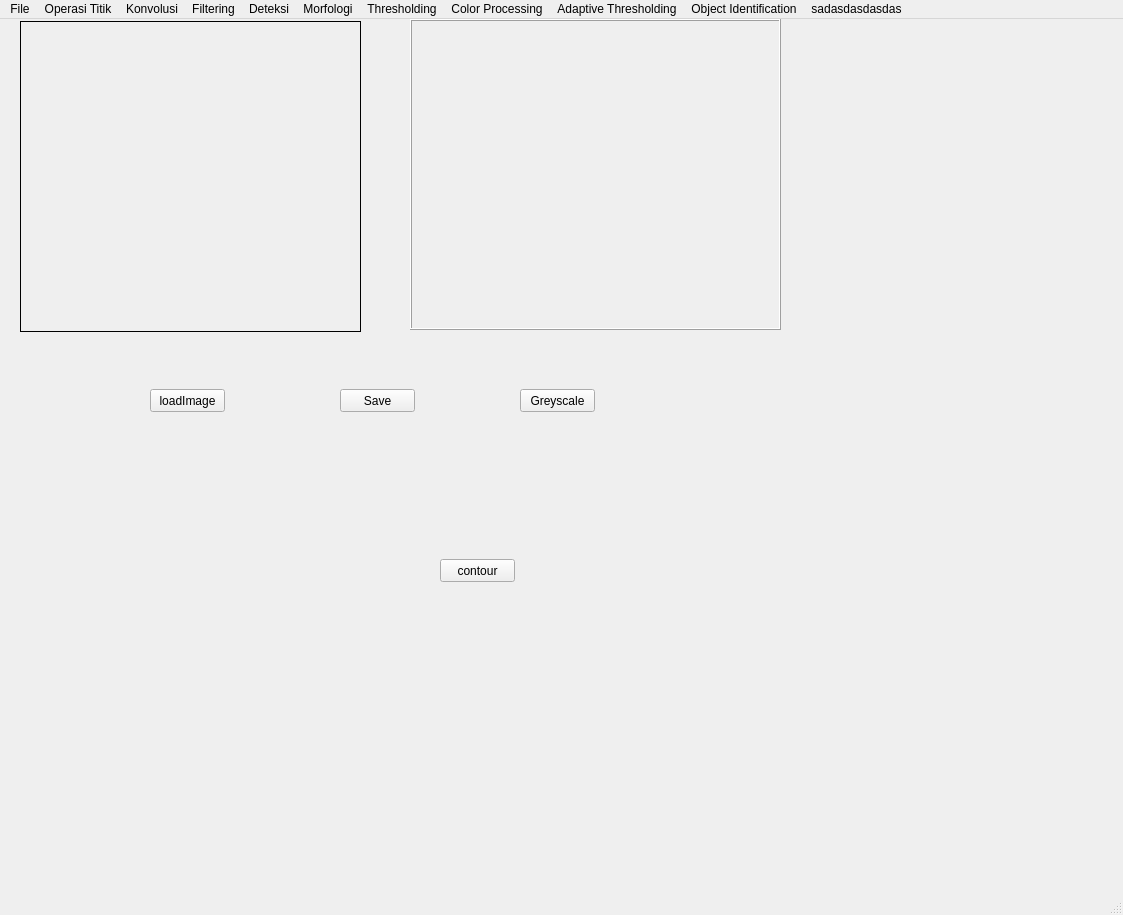
<?xml version="1.0" encoding="UTF-8"?>
<ui version="4.0">
 <class>MainWindow</class>
 <widget class="QMainWindow" name="MainWindow">
  <property name="geometry">
   <rect>
    <x>0</x>
    <y>0</y>
    <width>1123</width>
    <height>915</height>
   </rect>
  </property>
  <property name="windowTitle">
   <string>MainWindow</string>
  </property>
  <widget class="QWidget" name="centralwidget">
   <widget class="QLabel" name="imgLabel">
    <property name="geometry">
     <rect>
      <x>20</x>
      <y>2</y>
      <width>341</width>
      <height>311</height>
     </rect>
    </property>
    <property name="frameShape">
     <enum>QFrame::Box</enum>
    </property>
    <property name="frameShadow">
     <enum>QFrame::Plain</enum>
    </property>
    <property name="text">
     <string/>
    </property>
   </widget>
   <widget class="QPushButton" name="loadButton">
    <property name="geometry">
     <rect>
      <x>150</x>
      <y>370</y>
      <width>75</width>
      <height>23</height>
     </rect>
    </property>
    <property name="text">
     <string>loadImage</string>
    </property>
   </widget>
   <widget class="QLabel" name="grayLabel">
    <property name="geometry">
     <rect>
      <x>410</x>
      <y>0</y>
      <width>371</width>
      <height>311</height>
     </rect>
    </property>
    <property name="frameShape">
     <enum>QFrame::Box</enum>
    </property>
    <property name="frameShadow">
     <enum>QFrame::Raised</enum>
    </property>
    <property name="text">
     <string/>
    </property>
   </widget>
   <widget class="QPushButton" name="grayButton">
    <property name="geometry">
     <rect>
      <x>520</x>
      <y>370</y>
      <width>75</width>
      <height>23</height>
     </rect>
    </property>
    <property name="text">
     <string>Greyscale</string>
    </property>
   </widget>
   <widget class="QPushButton" name="saveButton">
    <property name="geometry">
     <rect>
      <x>340</x>
      <y>370</y>
      <width>75</width>
      <height>23</height>
     </rect>
    </property>
    <property name="text">
     <string>Save</string>
    </property>
   </widget>
   <widget class="QPushButton" name="contour">
    <property name="geometry">
     <rect>
      <x>440</x>
      <y>540</y>
      <width>75</width>
      <height>23</height>
     </rect>
    </property>
    <property name="text">
     <string>contour</string>
    </property>
   </widget>
  </widget>
  <widget class="QStatusBar" name="statusbar"/>
  <widget class="QMenuBar" name="menubar">
   <property name="geometry">
    <rect>
     <x>0</x>
     <y>0</y>
     <width>1123</width>
     <height>21</height>
    </rect>
   </property>
   <widget class="QMenu" name="menufile">
    <property name="title">
     <string>File</string>
    </property>
    <widget class="QMenu" name="menuRotasi">
     <property name="title">
      <string>Rotasi</string>
     </property>
     <addaction name="action_45"/>
     <addaction name="action45"/>
     <addaction name="action90"/>
     <addaction name="action_90"/>
     <addaction name="action180"/>
    </widget>
    <addaction name="actionOpen"/>
    <addaction name="actionSave"/>
    <addaction name="actionBrightness_3"/>
    <addaction name="actionContrast"/>
    <addaction name="actionContrastStretching"/>
    <addaction name="actionNegative_Image"/>
    <addaction name="actionBiner_Image"/>
    <addaction name="actionHistogram_Grayscale"/>
    <addaction name="actionHistogram_RGB"/>
    <addaction name="actionHistogram_Equalization"/>
    <addaction name="actionTranslasi"/>
    <addaction name="menuRotasi"/>
    <addaction name="actionTranspose"/>
    <addaction name="actionzoomIn"/>
    <addaction name="actionzoomout"/>
    <addaction name="actionSkewed"/>
    <addaction name="actionCrop"/>
    <addaction name="actionaritmatika"/>
    <addaction name="actionlogika"/>
   </widget>
   <widget class="QMenu" name="menuOperasi_Titik">
    <property name="title">
     <string>Operasi Titik</string>
    </property>
   </widget>
   <widget class="QMenu" name="menuvbhedbv">
    <property name="title">
     <string>Thresholding</string>
    </property>
    <addaction name="actionBinary"/>
    <addaction name="actionBinaryInvers"/>
    <addaction name="actionTrunc"/>
    <addaction name="actionToZero"/>
    <addaction name="actionToZeroInvers"/>
   </widget>
   <widget class="QMenu" name="menuKonvolusi">
    <property name="title">
     <string>Konvolusi</string>
    </property>
    <addaction name="actionMean"/>
    <addaction name="actionSmoothmean"/>
    <addaction name="actionGaussian"/>
    <addaction name="actionSharpening"/>
    <addaction name="actionMedian"/>
    <addaction name="actionFiltering"/>
   </widget>
   <widget class="QMenu" name="menuFiltering">
    <property name="title">
     <string>Filtering</string>
    </property>
    <addaction name="actionMax"/>
    <addaction name="actionMin"/>
   </widget>
   <widget class="QMenu" name="menuDeteksi">
    <property name="title">
     <string>Deteksi</string>
    </property>
    <addaction name="actionSobel"/>
    <addaction name="actionPrewitt"/>
    <addaction name="actionCanny"/>
    <addaction name="actionRobert"/>
   </widget>
   <widget class="QMenu" name="menuMorfologi">
    <property name="title">
     <string>Morfologi</string>
    </property>
    <addaction name="actionDilasi"/>
    <addaction name="actionErosi"/>
    <addaction name="actionOpening"/>
    <addaction name="actionClosing"/>
   </widget>
   <widget class="QMenu" name="menuColor_Processing">
    <property name="title">
     <string>Color Processing</string>
    </property>
    <addaction name="actionColorTracking"/>
    <addaction name="actionObjectDetection"/>
    <addaction name="actionColorPicker"/>
   </widget>
   <widget class="QMenu" name="menuAdaptive_Thresholding">
    <property name="title">
     <string>Adaptive Thresholding</string>
    </property>
    <addaction name="actionGaussianThresholding"/>
    <addaction name="actionMeanThresholding"/>
    <addaction name="actionOtsuThresholding"/>
   </widget>
   <widget class="QMenu" name="menuObject_Identification">
    <property name="title">
     <string>Object Identification</string>
    </property>
    <addaction name="actionContour"/>
   </widget>
   <widget class="QMenu" name="menusadasdasdasdas">
    <property name="title">
     <string>sadasdasdasdas</string>
    </property>
   </widget>
   <addaction name="menufile"/>
   <addaction name="menuOperasi_Titik"/>
   <addaction name="menuKonvolusi"/>
   <addaction name="menuFiltering"/>
   <addaction name="menuDeteksi"/>
   <addaction name="menuMorfologi"/>
   <addaction name="menuvbhedbv"/>
   <addaction name="menuColor_Processing"/>
   <addaction name="menuAdaptive_Thresholding"/>
   <addaction name="menuObject_Identification"/>
   <addaction name="menusadasdasdasdas"/>
  </widget>
  <action name="actionOpen">
   <property name="text">
    <string>Open</string>
   </property>
  </action>
  <action name="actionSave">
   <property name="text">
    <string>Save</string>
   </property>
  </action>
  <action name="action10">
   <property name="text">
    <string>10</string>
   </property>
  </action>
  <action name="action50">
   <property name="text">
    <string>50</string>
   </property>
  </action>
  <action name="action100">
   <property name="text">
    <string>100</string>
   </property>
  </action>
  <action name="action_50">
   <property name="text">
    <string>-50</string>
   </property>
  </action>
  <action name="action_100">
   <property name="text">
    <string>-100</string>
   </property>
  </action>
  <action name="actionBrightness_3">
   <property name="text">
    <string>Brightness</string>
   </property>
  </action>
  <action name="actionContrast">
   <property name="text">
    <string>Contrast</string>
   </property>
  </action>
  <action name="actionbrsdhuefn">
   <property name="text">
    <string>brsdhuefn</string>
   </property>
  </action>
  <action name="actionContrastStretching">
   <property name="text">
    <string>ContrastStretching</string>
   </property>
  </action>
  <action name="actionNegative_Image">
   <property name="text">
    <string>Negative_Image</string>
   </property>
  </action>
  <action name="actionBiner_Image">
   <property name="text">
    <string>Biner_Image</string>
   </property>
  </action>
  <action name="actionHistogram_Grayscale">
   <property name="text">
    <string>Histogram_Grayscale</string>
   </property>
  </action>
  <action name="actionHistogram_RGB">
   <property name="text">
    <string>Histogram_RGB</string>
   </property>
  </action>
  <action name="actionHistogram_Equalization">
   <property name="text">
    <string>Histogram_Equalization</string>
   </property>
  </action>
  <action name="actionTranslasi">
   <property name="text">
    <string>Translasi</string>
   </property>
  </action>
  <action name="action_45">
   <property name="text">
    <string>-45</string>
   </property>
  </action>
  <action name="action45">
   <property name="text">
    <string>45</string>
   </property>
  </action>
  <action name="action90">
   <property name="text">
    <string>90</string>
   </property>
  </action>
  <action name="action_90">
   <property name="text">
    <string>-90</string>
   </property>
  </action>
  <action name="action180">
   <property name="text">
    <string>180</string>
   </property>
  </action>
  <action name="actionTranspose">
   <property name="text">
    <string>Transpose</string>
   </property>
  </action>
  <action name="actionzoomIn">
   <property name="text">
    <string>zoomIn</string>
   </property>
  </action>
  <action name="actionzoomout">
   <property name="text">
    <string>zoomout</string>
   </property>
  </action>
  <action name="actionSkewed">
   <property name="text">
    <string>Skewed</string>
   </property>
  </action>
  <action name="actionCrop">
   <property name="text">
    <string>Crop</string>
   </property>
  </action>
  <action name="actionaritmatika">
   <property name="text">
    <string>aritmatika</string>
   </property>
  </action>
  <action name="actionlogika">
   <property name="text">
    <string>logika</string>
   </property>
  </action>
  <action name="actionMean">
   <property name="text">
    <string>Mean</string>
   </property>
  </action>
  <action name="actionSmoothmean">
   <property name="text">
    <string>Smoothmean</string>
   </property>
  </action>
  <action name="actionGaussian">
   <property name="text">
    <string>Gaussian</string>
   </property>
  </action>
  <action name="actionSharpening">
   <property name="text">
    <string>Sharpening</string>
   </property>
  </action>
  <action name="actionMedian">
   <property name="text">
    <string>Median</string>
   </property>
  </action>
  <action name="actionMax">
   <property name="text">
    <string>Max</string>
   </property>
  </action>
  <action name="actionMin">
   <property name="text">
    <string>Min</string>
   </property>
  </action>
  <action name="actionSobel">
   <property name="text">
    <string>Sobel</string>
   </property>
  </action>
  <action name="actionPrewitt">
   <property name="text">
    <string>Prewitt</string>
   </property>
  </action>
  <action name="actionCanny">
   <property name="text">
    <string>Canny</string>
   </property>
  </action>
  <action name="actionDilasi">
   <property name="text">
    <string>Dilasi</string>
   </property>
  </action>
  <action name="actionErosi">
   <property name="text">
    <string>Erosi</string>
   </property>
  </action>
  <action name="actionOpening">
   <property name="text">
    <string>Opening</string>
   </property>
  </action>
  <action name="actionClosing">
   <property name="text">
    <string>Closing</string>
   </property>
  </action>
  <action name="actionBinary">
   <property name="text">
    <string>Binary</string>
   </property>
  </action>
  <action name="actionBinaryInvers">
   <property name="text">
    <string>BinaryInvers</string>
   </property>
  </action>
  <action name="actionTrunc">
   <property name="text">
    <string>Trunc</string>
   </property>
  </action>
  <action name="actionToZero">
   <property name="text">
    <string>ToZero</string>
   </property>
  </action>
  <action name="actionToZeroInvers">
   <property name="text">
    <string>ToZeroInvers</string>
   </property>
  </action>
  <action name="actionRobert">
   <property name="text">
    <string>Robert</string>
   </property>
  </action>
  <action name="actionColorTracking">
   <property name="text">
    <string>ColorTracking</string>
   </property>
  </action>
  <action name="actionObjectDetection">
   <property name="text">
    <string>ObjectDetection</string>
   </property>
  </action>
  <action name="actionColorPicker">
   <property name="text">
    <string>ColorPicker</string>
   </property>
  </action>
  <action name="actionBrightness_4">
   <property name="text">
    <string>Brightness</string>
   </property>
  </action>
  <action name="actionContrast_2">
   <property name="text">
    <string>Contrast</string>
   </property>
  </action>
  <action name="actionContrastStretching_2">
   <property name="text">
    <string>ContrastStretching</string>
   </property>
  </action>
  <action name="actionNegative_Image_2">
   <property name="text">
    <string>Negative Image</string>
   </property>
  </action>
  <action name="actionKonvolusi">
   <property name="text">
    <string>Konvolusi</string>
   </property>
  </action>
  <action name="actionFiltering">
   <property name="text">
    <string>Filtering</string>
   </property>
  </action>
  <action name="actionSkele">
   <property name="text">
    <string>Skele</string>
   </property>
  </action>
  <action name="actionGaussianThresholding">
   <property name="text">
    <string>Gaussian Thresholding</string>
   </property>
  </action>
  <action name="actionMeanThresholding">
   <property name="text">
    <string>Mean Thresholding</string>
   </property>
  </action>
  <action name="actionOtsuThresholding">
   <property name="text">
    <string>OtsuThresholding</string>
   </property>
  </action>
  <action name="actionContour">
   <property name="text">
    <string>Contour</string>
   </property>
  </action>
 </widget>
 <resources/>
 <connections/>
</ui>
